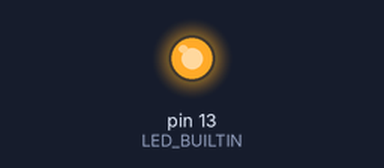
A sketch run on a simulated Arduino Uno, built with avr-gcc and run on an emulated ATmega328P. Shown: output pins drawn as LEDs (lit = HIGH).

Above: at 0.2 s.
At 16.5 s:
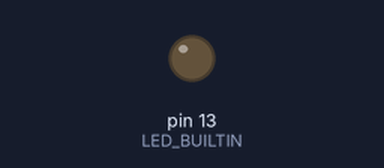
Timing chart, 0 to 24.7 s (numbered marks = the images above):
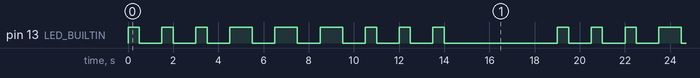

The sketch:

led_sos.ino
```cpp
// the setup function runs once when you press reset or power the board
void setup() {
  // initialize digital pin LED_BUILTIN as an output.
  pinMode(LED_BUILTIN, OUTPUT);
}

// the loop function runs over and over again forever
void loop() {
  /**
   The Morse code for SOS signal according to International Morse code is: ...---...
   In which: . is a symbol for a short blink
             - is a symbol for a long blink
   */
  /**
   * First signal 'S'
   * Morse code for S is . . .
   * that is, three short blinks.
   */
  digitalWrite(LED_BUILTIN, HIGH);   // turn the LED on (HIGH is the voltage level)
  delay(500);                       // wait for half a second
  digitalWrite(LED_BUILTIN, LOW);    // turn the LED off by making the voltage LOW
  delay(1000);                     // wait for a second
  digitalWrite(LED_BUILTIN, HIGH);   // turn the LED on (HIGH is the voltage level)
  delay(500);                       // wait for half a second
  digitalWrite(LED_BUILTIN, LOW);    // turn the LED off by making the voltage LOW
  delay(1000);                      // wait for a second
  digitalWrite(LED_BUILTIN, HIGH);   // turn the LED on (HIGH is the voltage level)
  delay(500);                       // wait for half a second
  digitalWrite(LED_BUILTIN, LOW);    // turn the LED off by making the voltage LOW
  delay(1000);                 // wait for a second
  /**
   * Second signal 'O'
   * Morse code for O is - - -
   * that is, three long blinks.
   */
  digitalWrite(LED_BUILTIN, HIGH);   // turn the LED on (HIGH is the voltage level)
  delay(1000);                       // wait for a second
  digitalWrite(LED_BUILTIN, LOW);    // turn the LED off by making the voltage LOW
  delay(1000);                     // wait for a second
  digitalWrite(LED_BUILTIN, HIGH);   // turn the LED on (HIGH is the voltage level)
  delay(1000);                       // wait for a second
  digitalWrite(LED_BUILTIN, LOW);    // turn the LED off by making the voltage LOW
  delay(1000);                     // wait for a second
  digitalWrite(LED_BUILTIN, HIGH);   // turn the LED on (HIGH is the voltage level)
  delay(1000);                       // wait for a second
  digitalWrite(LED_BUILTIN, LOW);    // turn the LED off by making the voltage LOW
  delay(1000);                     // wait for a second
  /**
   * Last signal 'S'
   * Morse code for S is . . .
   * that is, three short blinks.
   */
  digitalWrite(LED_BUILTIN, HIGH);   // turn the LED on (HIGH is the voltage level)
  delay(500);                       // wait for half a second
  digitalWrite(LED_BUILTIN, LOW);    // turn the LED off by making the voltage LOW
  delay(1000);                     // wait for a second
  digitalWrite(LED_BUILTIN, HIGH);   // turn the LED on (HIGH is the voltage level)
  delay(500);                       // wait for half a second
  digitalWrite(LED_BUILTIN, LOW);    // turn the LED off by making the voltage LOW
  delay(1000);                      // wait for a second
  digitalWrite(LED_BUILTIN, HIGH);   // turn the LED on (HIGH is the voltage level)
  delay(500);                       // wait for half a second
  digitalWrite(LED_BUILTIN, LOW);    // turn the LED off by making the voltage LOW
  delay(5000);                 // wait for 5 second
}
```

Measured:
- by itself, pin 13 (LED_BUILTIN): repeats every 19.0 s: 2 × (LOW 1.0 s, HIGH 0.50 s), 3 × (LOW 1.0 s, HIGH 1.0 s), 3 × (LOW 1.0 s, HIGH 0.50 s), LOW 5.0 s, HIGH 0.50 s
- by itself, everything shown: repeats every 19.0 s, in 18 steps
